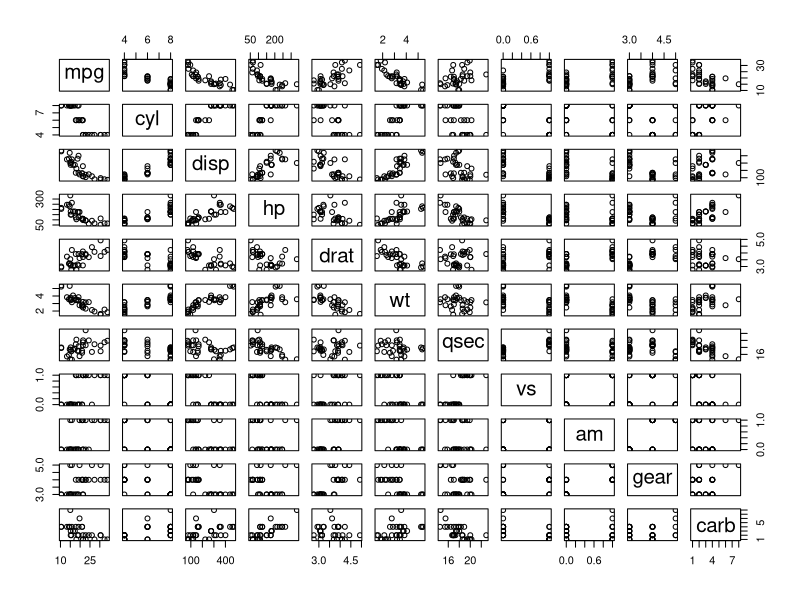
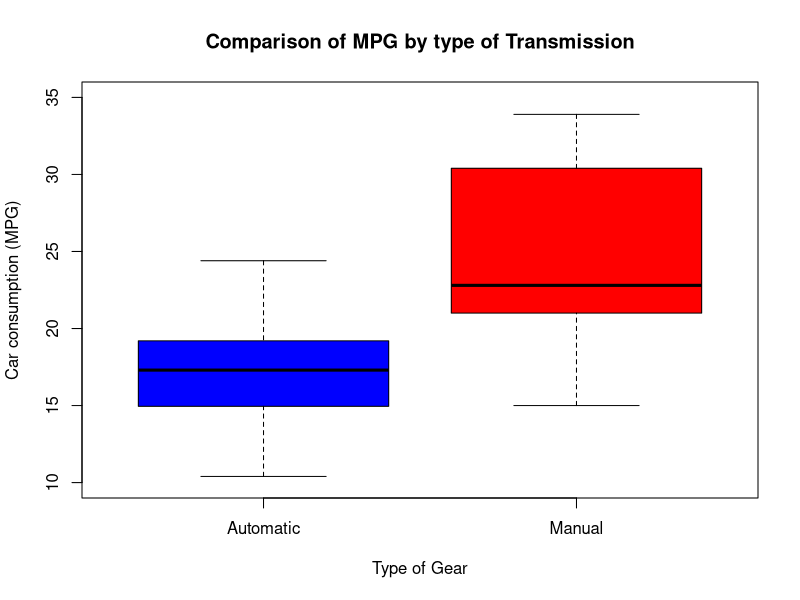

Write the R code that produced these figures, in order. (Note: this script raises an error after producing the figures.)
library(ggplot2)
library(datasets)

### summary the data
summary(mtcars)
plot(mtcars)
cor(mtcars[, -c(9)])[1, ]

### Transpose to a factor
mtcars$am = as.factor(mtcars$am)
levels(mtcars$am) = c("Automatic", "Manual")

### Boxplot of difference of Automatic and Manual
autmanbox = boxplot(mpg ~ am, data=mtcars, main = "Comparison of MPG by type of Transmission",
              xlab = "Type of Gear",
              ylab = "Car consumption (MPG)",
              ylim = c(10, 35),
              col = c("blue", "red"))

### Scatter Plot 
wtplot = scatterplot(mpg ~ wt | am, data=mtcars,
                     xlab="Weight of Car", ylab="Miles Per Gallon",
                     main="MPG by Type of Gear and Weight",
                     col = c("blue", "red"),
                     legend.title = "Type of Transmission",
                     legend.coords = "topright") 

### Models
dot = mtcars[order(mtcars$mpg),] # sort by mpg
dot$am <- factor(dot$am) # it must be a factor
dot$color[dot$am == "Automatic"] <- "red"
dot$color[dot$am == "Manual"] <- "blue"
dotchart(dot$mpg,labels=row.names(dot),cex=.7,groups= dot$am,
         main="Gas Milage for Car Models\ngrouped by Type of Transmission",
         xlab="Miles Per Gallon", gcolor="black", color=dot$color) 

### Regression Model
fit1 = lm(mpg ~ wt, data=mtcars)
fit2 = lm(mpg ~ wt + am, data=mtcars)
fit3 = lm(mpg ~ am + wt, data=mtcars)

par(mfcol = c(1, 3))
plot(mtcars$wt, resid(fit1), main = "Model 1", xlab = "Weight (lbs/1000)", ylab = "Residuals")
plot(mtcars$wt, resid(fit2), main = "Model 2", xlab = "Weight (lbs/1000)", ylab = "Residuals")
plot(mtcars$wt, resid(fit3), main = "Model 3", xlab = "Weight (lbs/1000)", ylab = "Residuals")
